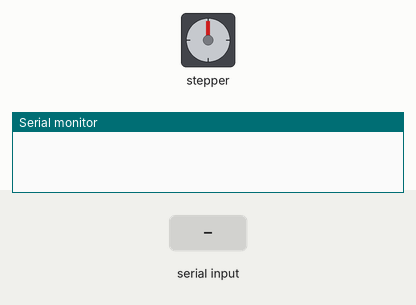
The sketch below on a simulated Arduino Uno, built with avr-gcc and run on an emulated ATmega328P. On the bench: stepper motor, the last lines printed to the serial monitor. The test bench sets the inputs (shaded band). Stepper angles assume 2048 steps per turn.

Above: at 1.2 s.
1.3 s: "r" received over Serial
At 1.8 s:
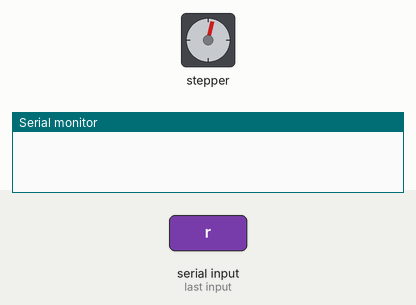
2.9 s: "r" received over Serial
At 4.3 s:
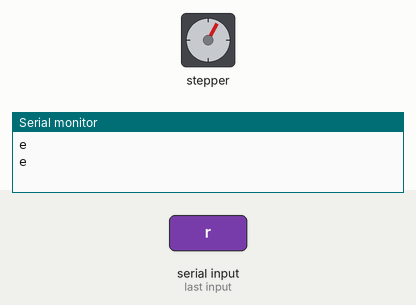
Timing chart, 0 to 5.9 s (numbered marks = the images above; inputs shaded):
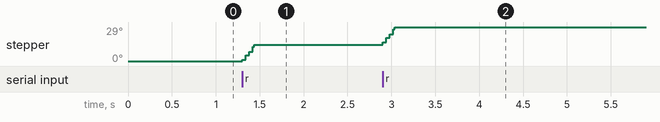

The sketch:

servo.ino
```cpp
#include <Stepper.h>

#define MOTOR_PIN1 5  // 使用するモータのpin
#define MOTOR_PIN2 6
#define MOTOR_PIN3 7
#define MOTOR_PIN4 8
#define STEPS_PER_ROTATE_28BYJ48 2048 // 1回転に必要なステップ数. 360[deg] / 5.625[deg/step] / 2(相励磁) * 64(gear比)

const int StepsPerRotate = STEPS_PER_ROTATE_28BYJ48;

// 毎分の回転数(rpm)
int rpm = 15; // 1-15rpmでないと動かない

// モータに与えるステップ数
int Steps = 512; // 90度回転. 360deg : 90deg = 2048 : 512


Stepper myStepper(StepsPerRotate, MOTOR_PIN1, MOTOR_PIN3, MOTOR_PIN2, MOTOR_PIN4);

void setup() {
  Serial.begin(9600);      // シリアル通信の初期化
  myStepper.setSpeed(rpm);  // rpmを設定
}

void loop() {

    char key;     // 受信データを格納するchar型の変数

  // 受信データがあった時だけ、処理を行う
  if ( Serial.available() ) {       // 受信データがあるか？
    key = Serial.read();            // 1文字だけ読み込む
//    Serial.write( key );            // 1文字送信。受信データをそのまま送り返す。

    // keyの文字に応じて、行う処理を切り替える
    switch( key ) {
      // rキーが押された時の処理
      case 'r':
          myStepper.step(85); //15deg
          delay(500);
          while (Serial.available())Serial.read();
          Serial.println('e');
        break;

      // lキーが押された時の処理
      case 'l':
          myStepper.step(-85); //-15deg
          delay(500);
          while (Serial.available())Serial.read();
          Serial.println('e');
        break;

      // 上記以外の場合の処理(何もしない)
      default:
        break;
    } //switch文の末尾
  } // if文の末尾

}
```

Measured:
- after the input at 1.3 s, stepper: turns 14° clockwise in 0.14 s, starting at once
- after the input at 2.9 s, stepper: turns 15° clockwise in 0.14 s, starting at once
